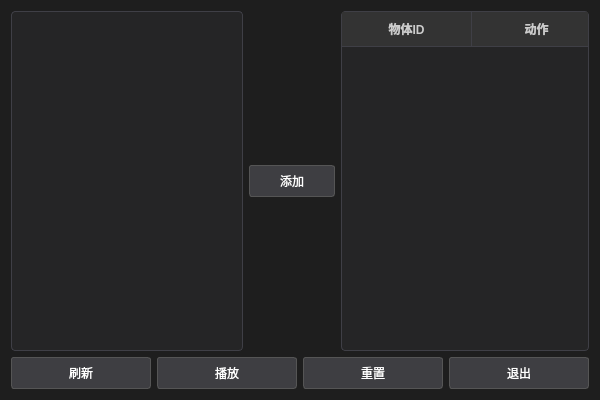
<?xml version="1.0" encoding="UTF-8"?>
<ui version="4.0">
 <class>DirectorWidgetClass</class>
 <widget class="QWidget" name="DirectorWidgetClass">
  <property name="geometry">
   <rect>
    <x>0</x>
    <y>0</y>
    <width>600</width>
    <height>400</height>
   </rect>
  </property>
  <property name="windowTitle">
   <string>DirectorWidget</string>
  </property>
  <property name="styleSheet">
   <string notr="true">/* 整体背景与文字 */
QWidget#DirectorWidgetClass {
    background-color: #1e1e1e;
    color: #e0e0e0;
    font-family: &quot;Microsoft YaHei&quot;, sans-serif;
    font-size: 13px;
}

/* 资源列表与表格通用样式 */
QListWidget, QTableWidget {
    background-color: #252526;
    border: 1px solid #3f3f46;
    border-radius: 4px;
    color: #d4d4d4;
    gridline-color: #333333;
    selection-background-color: #094771;
    selection-color: #ffffff;
    outline: none;
}

/* 表格表头 */
QHeaderView::section {
    background-color: #333333;
    color: #cccccc;
    padding: 6px;
    border: none;
    border-right: 1px solid #3f3f46;
    border-bottom: 1px solid #3f3f46;
    font-weight: bold;
}

/* 按钮通用样式 */
QPushButton {
    background-color: #3e3e42;
    color: white;
    border: 1px solid #555555;
    border-radius: 3px;
    padding: 6px 12px;
    min-width: 60px;
}

QPushButton:hover {
    background-color: #505050;
    border: 1px solid #007acc;
}

QPushButton:pressed {
    background-color: #007acc;
}

/* 播放按钮特殊高亮 (假设对象名是 btn_play) */
QPushButton#btn_play {
    background-color: #0e639c;
    border: none;
    font-weight: bold;
}

QPushButton#btn_play:hover {
    background-color: #1177bb;
}

/* 下拉框与微调框 (表格内部件) */
QComboBox, QSpinBox {
    background-color: #3c3c3c;
    color: #cccccc;
    border: 1px solid #555555;
    padding: 2px 5px;
}

/* 自定义滚动条 - 让它看起来像专业软件 */
QScrollBar:vertical {
    border: none;
    background: #1e1e1e;
    width: 10px;
    margin: 0px;
}
QScrollBar::handle:vertical {
    background: #4f4f4f;
    min-height: 20px;
    border-radius: 5px;
}
QScrollBar::handle:vertical:hover {
    background: #6f6f6f;
}

/* 设置左侧垂直表头的背景 */
QHeaderView::section:vertical {
    background-color: #333333; /* 与水平表头一致的深灰色 */
    color: #aaaaaa;            /* 文字颜色 */
    padding-left: 5px;
    padding-right: 5px;
    border: none;
    border-bottom: 1px solid #3f3f46; /* 行分割线 */
    min-width: 30px;
}

/* 整个表头区域的背景色（防止出现空白边角） */
QTableWidget QHeaderView {
    background-color: #333333;
}

/* 选中某行时，左侧表头的高亮样式 */
QHeaderView::section:vertical:checked {
    background-color: #094771;
    color: white;
}
QTableWidget QTableCornerButton::section {
    background-color: #333333; /* 设置为与表头一样的颜色 */
    border: none;
}
</string>
  </property>
  <layout class="QVBoxLayout" name="verticalLayout">
   <item>
    <layout class="QHBoxLayout" name="horizontalLayout">
     <item>
      <widget class="QListWidget" name="list_assets"/>
     </item>
     <item>
      <widget class="QPushButton" name="btnAdd">
       <property name="text">
        <string>添加</string>
       </property>
      </widget>
     </item>
     <item>
      <widget class="QTableWidget" name="table_script">
       <property name="layoutDirection">
        <enum>Qt::LeftToRight</enum>
       </property>
       <property name="frameShape">
        <enum>QFrame::Panel</enum>
       </property>
       <property name="horizontalScrollBarPolicy">
        <enum>Qt::ScrollBarAlwaysOff</enum>
       </property>
       <property name="sizeAdjustPolicy">
        <enum>QAbstractScrollArea::AdjustToContents</enum>
       </property>
       <property name="wordWrap">
        <bool>true</bool>
       </property>
       <property name="rowCount">
        <number>0</number>
       </property>
       <property name="columnCount">
        <number>2</number>
       </property>
       <attribute name="horizontalHeaderCascadingSectionResizes">
        <bool>false</bool>
       </attribute>
       <attribute name="horizontalHeaderDefaultSectionSize">
        <number>130</number>
       </attribute>
       <column>
        <property name="text">
         <string>物体ID</string>
        </property>
       </column>
       <column>
        <property name="text">
         <string>动作</string>
        </property>
       </column>
      </widget>
     </item>
    </layout>
   </item>
   <item>
    <layout class="QHBoxLayout" name="horizontalLayout_2">
     <item>
      <widget class="QPushButton" name="btnRefresh">
       <property name="text">
        <string>刷新</string>
       </property>
      </widget>
     </item>
     <item>
      <widget class="QPushButton" name="btnPlay">
       <property name="text">
        <string>播放</string>
       </property>
      </widget>
     </item>
     <item>
      <widget class="QPushButton" name="btnRest">
       <property name="text">
        <string>重置</string>
       </property>
      </widget>
     </item>
     <item>
      <widget class="QPushButton" name="btnExit">
       <property name="text">
        <string>退出</string>
       </property>
      </widget>
     </item>
    </layout>
   </item>
  </layout>
 </widget>
 <layoutdefault spacing="6" margin="11"/>
 <resources/>
 <connections/>
</ui>
